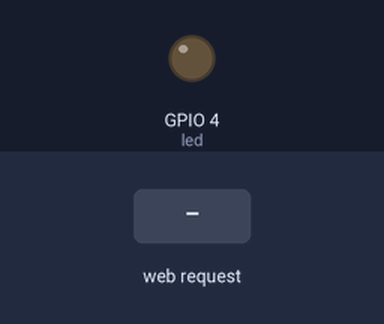
Bench run of a sketch on a simulated ESP8266 (NodeMCU). Parts: output pins drawn as LEDs (lit = HIGH). The test bench sets the inputs (shaded band). WiFi joins after 1.5 s; servers stay silent unless stated; what the sketch prints to the serial monitor is not drawn.

Above: at 2.7 s.
2.8 s: HTTP request GET /gpio4/1 received
At 3.4 s:
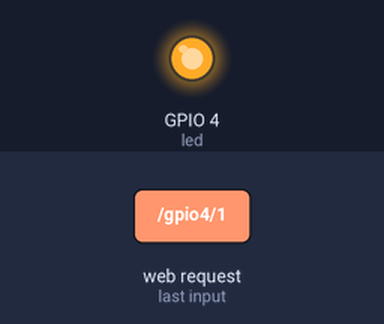
4.3 s: HTTP request GET /gpio4/0 received
At 5.7 s:
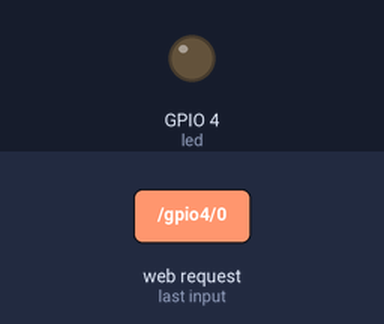
Timing chart, 0 to 7.3 s (numbered marks = the images above; inputs shaded):
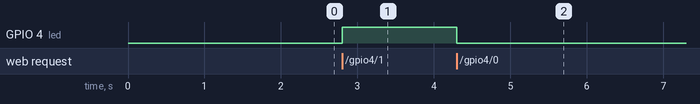

The sketch:

ControlServer.ino
```cpp
#include <ESP8266WiFi.h> //เรียกใช้ไลบรารีไวไฟ

const char* ssid = "your-ssid"; //SSID (Service Set Identifier) ชื่อของเครือข่ายไวไฟ
const char* password = "your-password"; //PASSWORD  รหัสผ่านของเครือข่าย

#define led 4 //gpio4 pin-4, d2

int value;

WiFiServer server(80);

void setup() {
  //เริ่มส่งข้อความไปยังคอมพิวเตอร์ด้วยพอรต์ซีเรียล
  Serial.begin(115200);
  Serial.println();

  pinMode(led, OUTPUT);
  digitalWrite(led, 0);

  //เริ่มเชื่อมต่อเครือข่าย
  WiFi.mode(WIFI_STA);
  WiFi.begin(ssid, password);

  Serial.print("Connecting WiFi..");
  Serial.println(ssid);
  Serial.println();

  //รอให้ไวไฟเขื่อมต่อ
  while (WiFi.status() != WL_CONNECTED) {
    Serial.print("Attempting WiFi Connection");
    delay(500);
    Serial.print(".");
  }

  //ให้แสดงผลทางพอร์ตซีเรียลมอนิเตอร์
  Serial.println();
  Serial.print("Connection Successful");
  Serial.println("");

  // Start the server
  server.begin();
  Serial.println("Server started");

  Serial.print("SSID: ");
  Serial.println(WiFi.SSID());

  Serial.print("IP Address: ");
  Serial.println(WiFi.localIP());

}

void loop() {
  WiFiClient client = server.available();
  if (!client) {
    return;
  }
  Serial.println("new client");

  client.setTimeout(5000);

  String request = client.readStringUntil('\r');
  Serial.println("request: ");
  Serial.println(request);

  if (request.indexOf("/gpio4/0") != -1) {
    value = 0;
  } else if (request.indexOf("/gpio4/1") != -1) {
    value = 1;
  } else {
    Serial.println("invalid request");
    value = digitalRead(led);
  }

  digitalWrite(led, value);

  while (client.available()) {
    client.read();
  }

  //ส่ง request response ไปยังไคลเอ็นต์
  client.print("HTTP/1.1 200 OK\r\nContent-Type: text/html\r\n\r\n");
  client.print("<!DOCTYPE HTML>\r\n<html>\r\n<head>");
  client.print("<meta charset=\"utf-8\">");
  client.print("\r\n<meta name=\"viewport\"  ");
  client.print("content=\"width=device-width, ");
  client.print("initial-scale=1.0\">");
  client.print("\r\n<TITLE>NodeMCU</TITLE></head><BODY>");
  client.print("<CENTER><br>\r\nLED (GPIO4):  ");
  client.print(value ? "ON" : "OF");
  client.print("<br><br><a href='http://");
  client.print(WiFi.localIP());
  client.print("/gpio4/1'><button>ON</button></a>");
  client.print("&nbsp;&nbsp;<a href='http://");
  client.print(WiFi.localIP());
  client.print("/gpio4/0'><button>OFF</button></a><br>");
  client.print("<br><br> HTTP Communication.</CENTER></BODY></html>");

  Serial.println("Disconnecting from client");

}
```

Measured:
- after the input at 2.8 s, GPIO 4 (led): LOW → HIGH at once
- after the input at 4.3 s, GPIO 4 (led): HIGH → LOW at once
